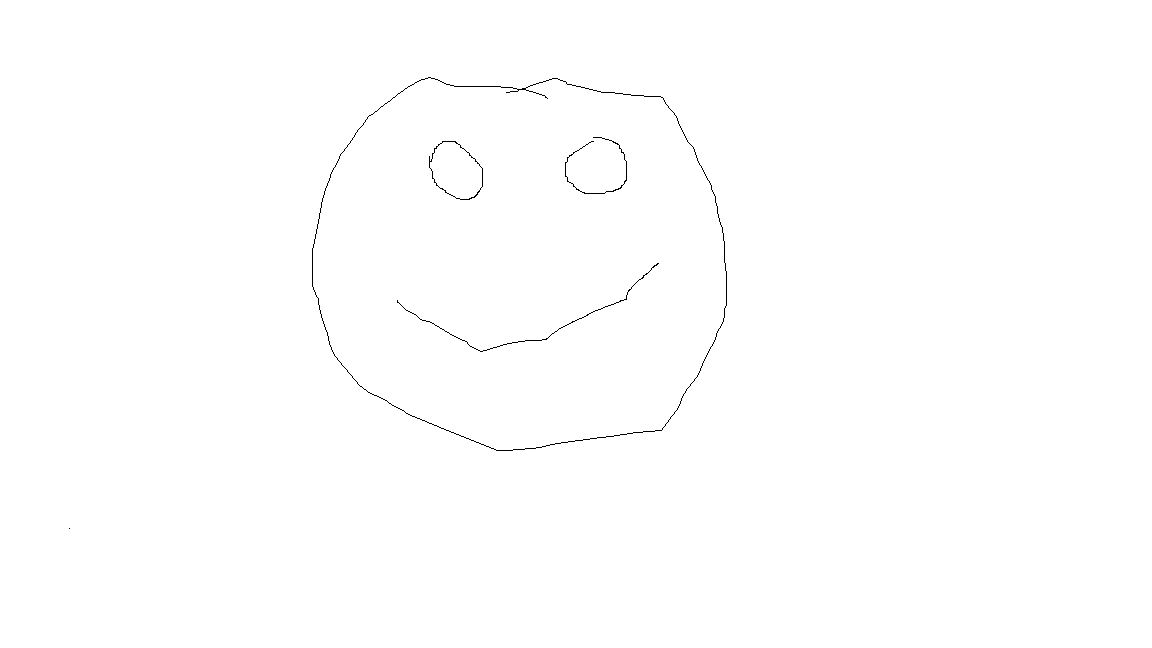
#> input picture test_files/test3.png, 1152 x 648 px
$ python chat.py
#> lines starting #> are read from the running program, lines starting #| are printed output that depends on the picture; after the words box and inside, x2 and y2 are one past the last pixel; in counts of white or black regions, pixels touching at a corner belong together
import cv2
import numpy as np
from matplotlib import pyplot as plt
from scipy.interpolate import splprep, splev

# Load the image
im_cv = cv2.imread("./test_files/test3.png", cv2.IMREAD_GRAYSCALE)
#> im_cv: shape (648, 1152); 99.7% white; black in thin lines or dots, all inside (x1, y1, x2, y2) = (69, 77, 727, 529)

# Apply GaussianBlur
blurred = cv2.GaussianBlur(im_cv, (5, 5), 0)

# Use a threshold
_, thresh = cv2.threshold(blurred, 0, 255, cv2.THRESH_BINARY_INV + cv2.THRESH_OTSU)
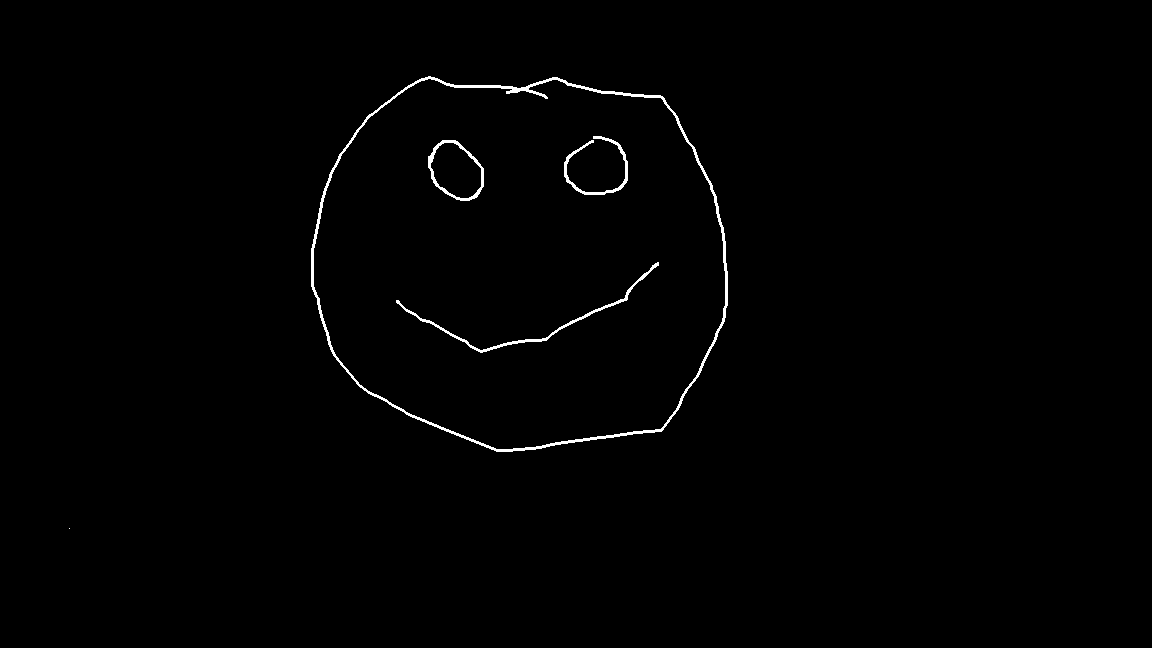
#> thresh: shape (648, 1152); 0.76% white in thin lines or dots, all inside (x1, y1, x2, y2) = (69, 76, 728, 529)

# Increase the size of the kernel
kernel = np.ones((3, 3), np.uint8)
dilated = cv2.dilate(thresh, kernel, iterations=2)
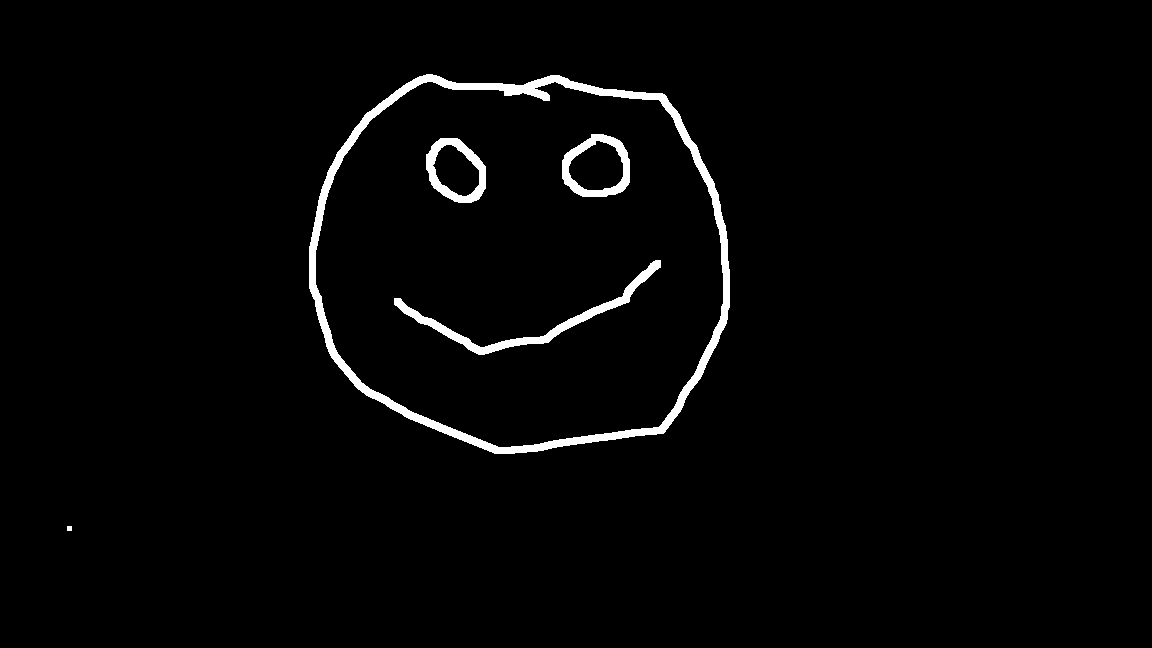
#> dilated: shape (648, 1152); 2.1% white; 5 white regions, box (x1, y1, x2, y2) and area: (309, 74, 730, 454) 10217, (394, 260, 661, 355) 2480, (562, 134, 630, 197) 1506, (426, 138, 486, 203) 1433, (67, 526, 72, 531) 25
eroded = cv2.erode(dilated, kernel, iterations=1)
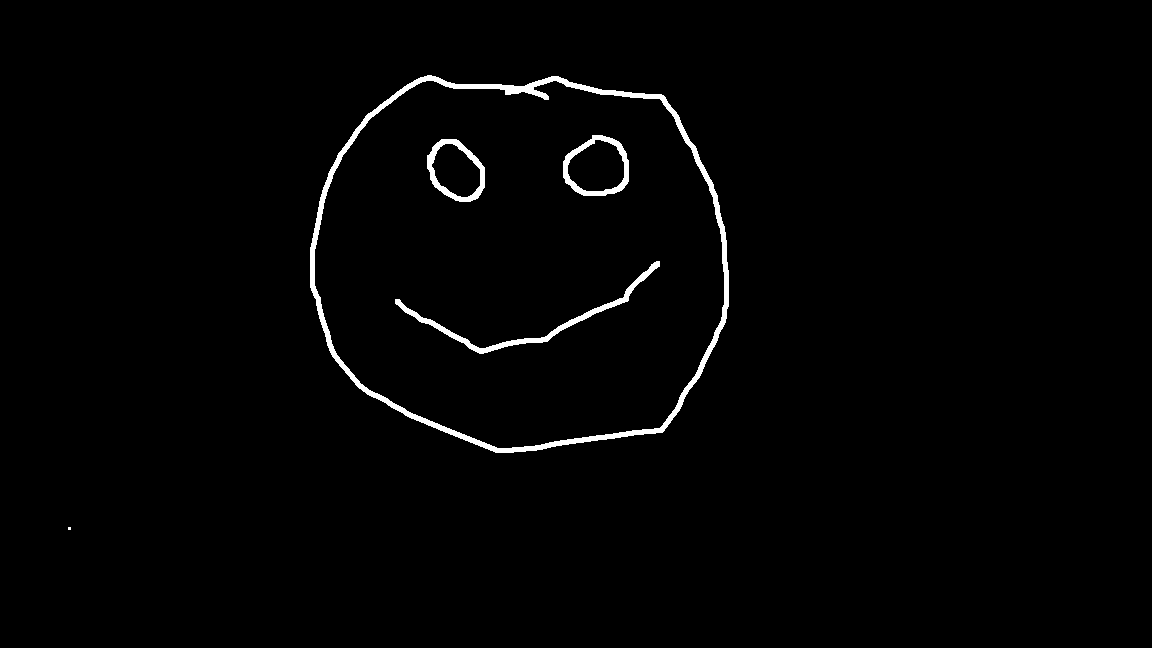
#> eroded: shape (648, 1152); 1.4% white; 5 white regions (1 under 20 px)

# Detect contours
contours, _ = cv2.findContours(eroded, cv2.RETR_LIST, cv2.CHAIN_APPROX_SIMPLE)
#> contours = 8 contours, 1 with area under 20; largest, box (x1, y1, x2, y2) and area: (310, 75, 729, 453) 128446, (314, 80, 725, 449) 122685, (563, 135, 629, 196) 3100, (427, 139, 485, 202) 2660, (567, 139, 625, 192) 2234, (431, 143, 481, 198) 1826, (395, 261, 660, 354) 1384

# Initialize counter for lines
line_counter = 0

# Initialize lists for current and next points
current_points = []
next_points = []

# Loop over the contours
for contour in contours:
    # Convert contour to numpy array
    contour_array = contour[:, 0, :]

    # Approximate the contour with Bezier curve
    tck, u = splprep([contour_array[:, 0], contour_array[:, 1]], s=1.0, per=1)
    u_new = np.linspace(u.min(), u.max(), 1000)
    x_new, y_new = splev(u_new, tck, der=0)

    # Plot the smoothed contour
    plt.plot(x_new, y_new, 'b')

    # Save the current and next points
    for i in range(len(x_new) - 1):
        current_points.append((x_new[i], y_new[i]))
        next_points.append((x_new[i + 1], y_new[i + 1]))

    # Increment line counter
    line_counter += 1
#> this loop made 8 passes
#> (contour_array, u) on pass 1: ([[68, 527], [68, 529], [70, 529], [70, 527]], [0, 0.293, 0.586, 1])
#> after the loop, current_points = 7992 pairs, first value 68.04 to 735.6, second value 74.59 to 529.1; line_counter = 8; next_points has the same summary as current_points

plt.axis('equal')
plt.gca().invert_yaxis()
plt.axis('off')
plt.show()
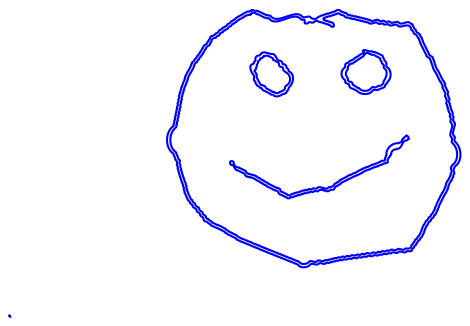
#> figure drawn by matplotlib, 1 panel

# Print the total number of lines used
print(f"Total lines used: {line_counter}")
#| Total lines used: 8

# =================================[ROBOT MOVEMENT]==========================

import os
import sys

WRITE_HEIGHT = 8.5  # drawing level
SAFE_HEIGHT = 50  # used to retreat after drawing a line
MAGIC_NUMBER = 0.3  # used as a scale factor
OFFSET = 40
sys.path.append(os.path.join(os.path.dirname(__file__), '../../..'))

from xarm.wrapper import XArmAPI

# CONFIG ROBOT AND IP

if len(sys.argv) >= 2:
    ip = sys.argv[1]
else:
    try:
        from configparser import ConfigParser

        parser = ConfigParser()
        parser.read('../robot.conf')
        ip = parser.get('xArm', 'ip')
    except:
        # ip = input('Please input the xArm ip address:')
        ip = '192.168.1.160'
        if not ip:
            print('input error, exit')
            sys.exit(1)

# RESET, ACTIVATE ROBOT AND SET PARAMETERS

#> (the run stopped early here; a loop or call above may not have finished)

$ run again, with test_files/test1.png copied over test_files/test3.png
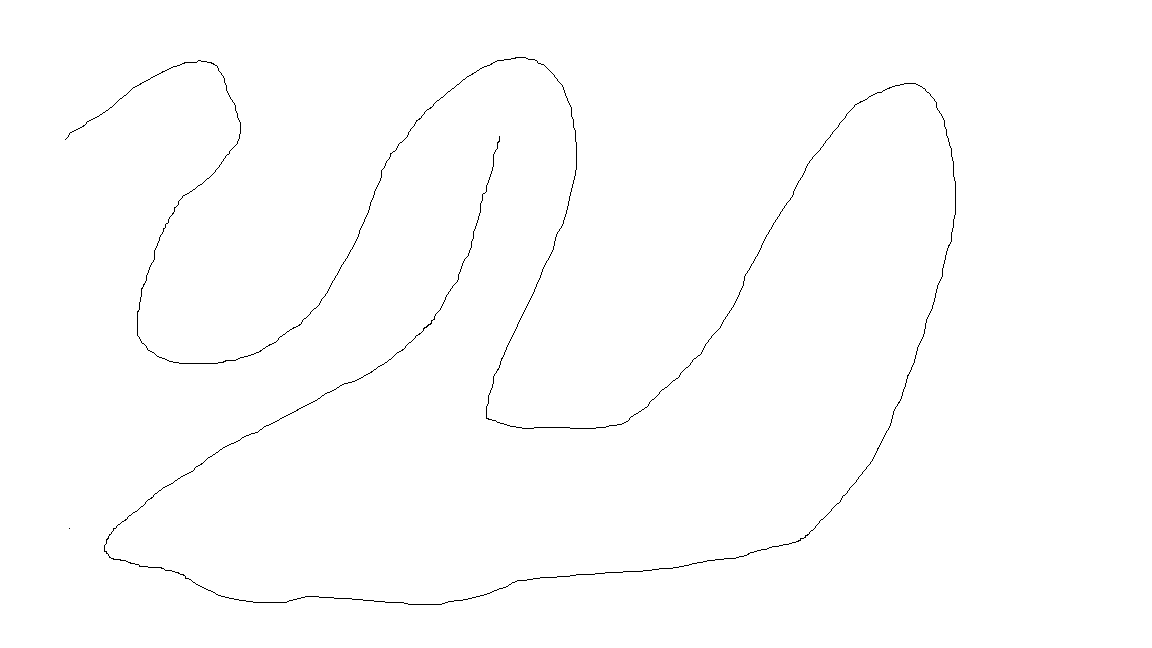
#> input picture test_files/test1.png, 1152 x 648 px
#> im_cv: shape (648, 1152); 99.5% white; black in thin lines or dots, all inside (x1, y1, x2, y2) = (65, 57, 956, 605)
#> thresh: shape (648, 1152); 1.4% white in thin lines or dots, all inside (x1, y1, x2, y2) = (65, 56, 957, 606)
#> dilated: shape (648, 1152); 4.1% white; 2 white regions, box (x1, y1, x2, y2) and area: (63, 54, 959, 608) 30507, (67, 526, 72, 531) 25
#> `eroded = cv2.erode(dilated, kernel, iterations=1)`:
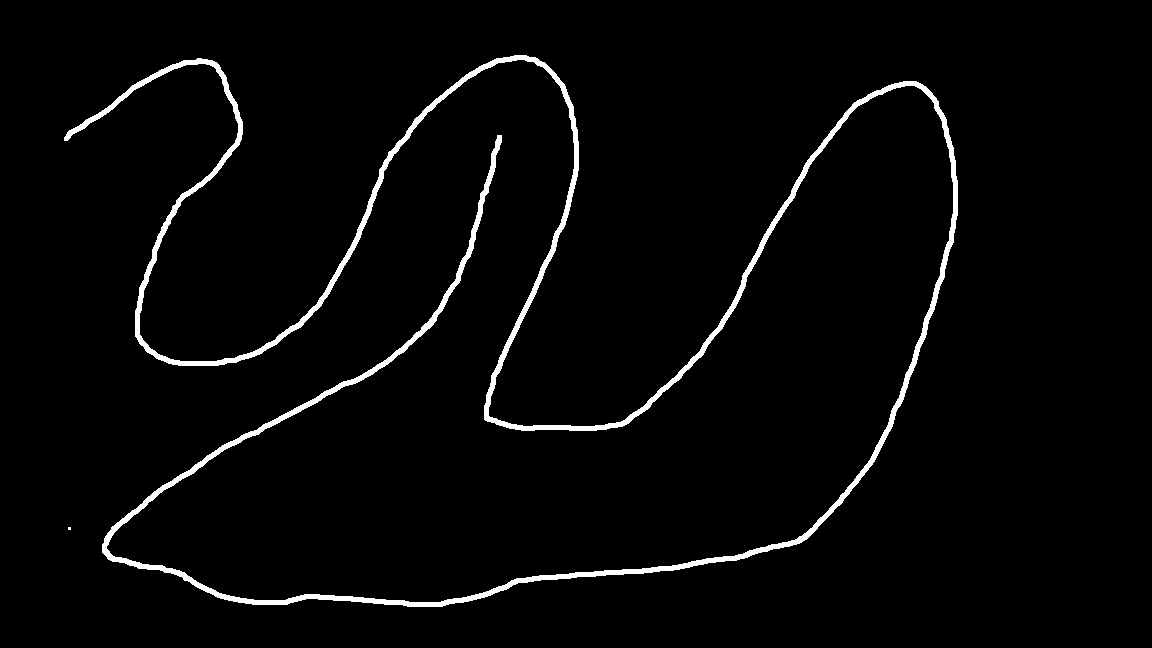
#> eroded: shape (648, 1152); 2.8% white; 2 white regions (1 under 20 px)
#> contours = 2 contours, 1 with area under 20; largest, box (x1, y1, x2, y2) and area: (64, 55, 958, 607) 17124
#> the loop `for contour in contours:` made 2 passes
#> (contour_array, u, line_counter) on pass 1: ([[68, 527], [68, 529], [70, 529], [70, 527]], [0, 0.293, 0.586, 1], 1)
#> after the loop `for contour in contours:`: current_points = 1998 pairs, first value 65.87 to 964.5, second value 55 to 613.6; line_counter = 2; next_points has the same summary as current_points
#> `plt.show()`:
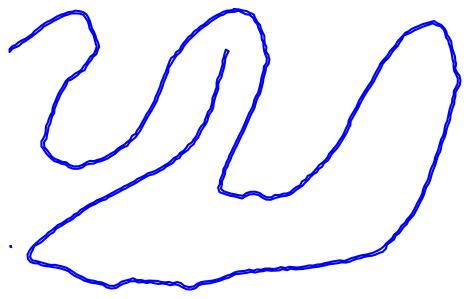
#> figure drawn by matplotlib, 1 panel
#| Total lines used: 2

$ run again, with test_files/test2.png copied over test_files/test3.png
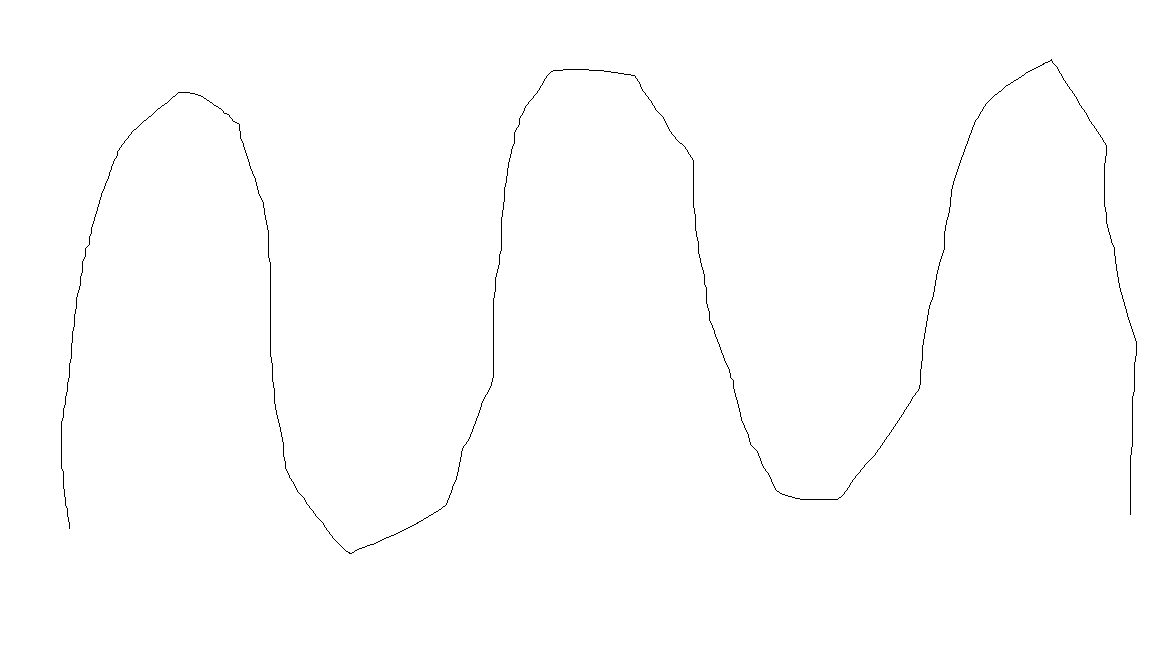
#> input picture test_files/test2.png, 1152 x 648 px
#> im_cv: shape (648, 1152); 99.6% white; black in thin lines or dots, all inside (x1, y1, x2, y2) = (61, 59, 1137, 554)
#> thresh: shape (648, 1152); 1.2% white; 1 white region, box (x1, y1, x2, y2) and area: (60, 59, 1138, 555) 8846
#> dilated: shape (648, 1152); 3.2% white; 1 white region, box (x1, y1, x2, y2) and area: (58, 57, 1140, 557) 24059
#> `eroded = cv2.erode(dilated, kernel, iterations=1)`:
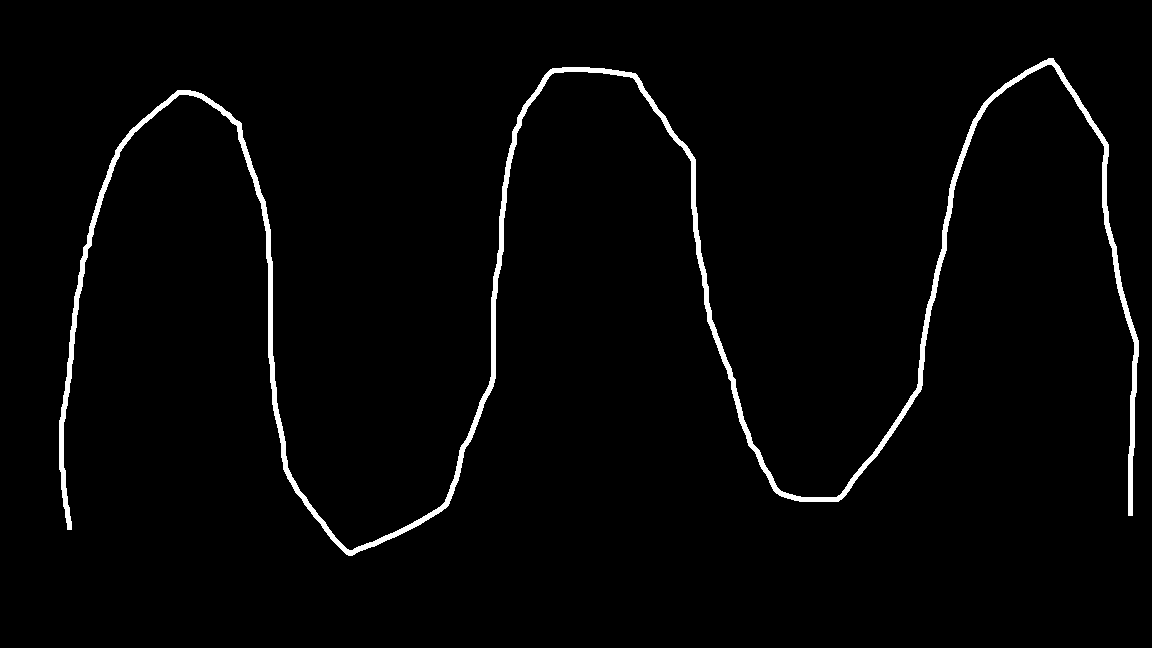
#> eroded: shape (648, 1152); 2.2% white; 1 white region
#> contours = 1 contour; box (x1, y1, x2, y2) and area: (59, 58, 1139, 556) 13504
#> the loop `for contour in contours:` made 1 pass
#> line_counter on pass 1: 1
#> after the loop `for contour in contours:`: current_points = 999 pairs, first value 47.77 to 1141.3, second value 58 to 554.8; line_counter = 1; next_points has the same summary as current_points
#> `plt.show()`:
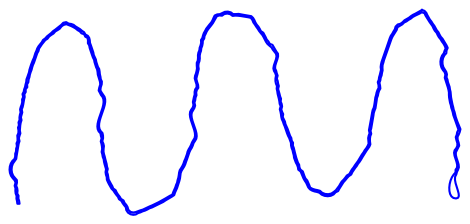
#> figure drawn by matplotlib, 1 panel
#| Total lines used: 1
